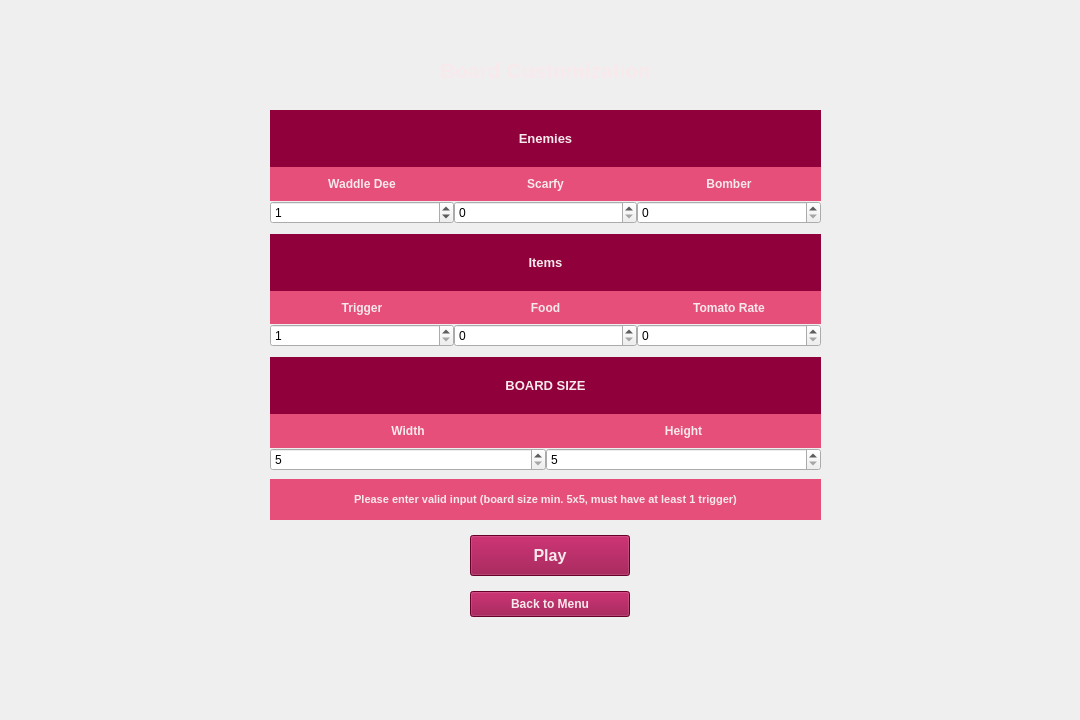
<?xml version="1.0" encoding="UTF-8"?>
<ui version="4.0">
 <class>CustomWindow</class>
 <widget class="QWidget" name="CustomWindow">
  <property name="geometry">
   <rect>
    <x>0</x>
    <y>0</y>
    <width>1080</width>
    <height>720</height>
   </rect>
  </property>
  <property name="windowTitle">
   <string>Form</string>
  </property>
  <widget class="QLabel" name="background">
   <property name="geometry">
    <rect>
     <x>-50</x>
     <y>0</y>
     <width>1200</width>
     <height>750</height>
    </rect>
   </property>
   <property name="font">
    <font>
     <pointsize>8</pointsize>
    </font>
   </property>
   <property name="text">
    <string/>
   </property>
   <property name="pixmap">
    <pixmap resource="Resources.qrc">:/img/img/main_bg_2.png</pixmap>
   </property>
   <property name="scaledContents">
    <bool>true</bool>
   </property>
   <property name="alignment">
    <set>Qt::AlignCenter</set>
   </property>
  </widget>
  <widget class="QWidget" name="verticalLayoutWidget_2">
   <property name="geometry">
    <rect>
     <x>470</x>
     <y>530</y>
     <width>160</width>
     <height>93</height>
    </rect>
   </property>
   <layout class="QVBoxLayout" name="button_container">
    <property name="spacing">
     <number>10</number>
    </property>
    <item>
     <widget class="QPushButton" name="play_btn">
      <property name="font">
       <font>
        <pointsize>12</pointsize>
        <bold>true</bold>
       </font>
      </property>
      <property name="cursor">
       <cursorShape>PointingHandCursor</cursorShape>
      </property>
      <property name="styleSheet">
       <string notr="true">color: #F8E9EC;
background-color: #90013B;
text-transform: uppercase;
padding: 10px 0px;</string>
      </property>
      <property name="text">
       <string>Play</string>
      </property>
     </widget>
    </item>
    <item>
     <widget class="QPushButton" name="back_btn">
      <property name="font">
       <font>
        <bold>true</bold>
       </font>
      </property>
      <property name="cursor">
       <cursorShape>PointingHandCursor</cursorShape>
      </property>
      <property name="styleSheet">
       <string notr="true">color: #F8E9EC;
background-color: #90013B;
text-transform: uppercase;
padding: 5px 0px;
</string>
      </property>
      <property name="text">
       <string>Back to Menu</string>
      </property>
     </widget>
    </item>
   </layout>
  </widget>
  <widget class="QWidget" name="verticalLayoutWidget_7">
   <property name="geometry">
    <rect>
     <x>270</x>
     <y>110</y>
     <width>551</width>
     <height>361</height>
    </rect>
   </property>
   <layout class="QVBoxLayout" name="custom_container">
    <property name="spacing">
     <number>10</number>
    </property>
    <item>
     <layout class="QVBoxLayout" name="verticalLayout_5">
      <property name="spacing">
       <number>0</number>
      </property>
      <item>
       <layout class="QVBoxLayout" name="verticalLayout_3">
        <property name="spacing">
         <number>0</number>
        </property>
        <item>
         <widget class="QLabel" name="label_2">
          <property name="font">
           <font>
            <pointsize>10</pointsize>
            <bold>true</bold>
           </font>
          </property>
          <property name="styleSheet">
           <string notr="true">color: #F8E9EC;
background-color: #90013B;
text-transform: uppercase;</string>
          </property>
          <property name="text">
           <string>Enemies</string>
          </property>
          <property name="alignment">
           <set>Qt::AlignCenter</set>
          </property>
         </widget>
        </item>
        <item>
         <layout class="QHBoxLayout" name="custom_creature">
          <property name="spacing">
           <number>0</number>
          </property>
          <item>
           <layout class="QVBoxLayout" name="custom_dee">
            <property name="spacing">
             <number>0</number>
            </property>
            <item>
             <widget class="QLabel" name="label_dee">
              <property name="font">
               <font>
                <pointsize>9</pointsize>
                <bold>true</bold>
               </font>
              </property>
              <property name="styleSheet">
               <string notr="true">color: #F8E9EC;
background-color: #E54F79;
text-transform: uppercase;
padding: 5px;</string>
              </property>
              <property name="text">
               <string>Waddle Dee</string>
              </property>
              <property name="alignment">
               <set>Qt::AlignCenter</set>
              </property>
             </widget>
            </item>
            <item>
             <widget class="QSpinBox" name="spinBox_dee">
              <property name="minimum">
               <number>0</number>
              </property>
              <property name="maximum">
               <number>100</number>
              </property>
              <property name="value">
               <number>1</number>
              </property>
             </widget>
            </item>
           </layout>
          </item>
          <item>
           <layout class="QVBoxLayout" name="custom_scarfy">
            <property name="spacing">
             <number>0</number>
            </property>
            <item>
             <widget class="QLabel" name="label_scarfy">
              <property name="font">
               <font>
                <pointsize>9</pointsize>
                <bold>true</bold>
               </font>
              </property>
              <property name="styleSheet">
               <string notr="true">color: #F8E9EC;
background-color: #E54F79;
text-transform: uppercase;
padding: 5px;</string>
              </property>
              <property name="text">
               <string>Scarfy</string>
              </property>
              <property name="alignment">
               <set>Qt::AlignCenter</set>
              </property>
             </widget>
            </item>
            <item>
             <widget class="QSpinBox" name="spinBox_scarfy">
              <property name="minimum">
               <number>0</number>
              </property>
              <property name="maximum">
               <number>100</number>
              </property>
             </widget>
            </item>
           </layout>
          </item>
          <item>
           <layout class="QVBoxLayout" name="custom_bomber">
            <property name="spacing">
             <number>0</number>
            </property>
            <item>
             <widget class="QLabel" name="label_bomber">
              <property name="font">
               <font>
                <pointsize>9</pointsize>
                <bold>true</bold>
               </font>
              </property>
              <property name="styleSheet">
               <string notr="true">color: #F8E9EC;
background-color: #E54F79;
text-transform: uppercase;
padding: 5px;</string>
              </property>
              <property name="text">
               <string>Bomber</string>
              </property>
              <property name="alignment">
               <set>Qt::AlignCenter</set>
              </property>
             </widget>
            </item>
            <item>
             <widget class="QSpinBox" name="spinBox_bomber">
              <property name="minimum">
               <number>0</number>
              </property>
              <property name="maximum">
               <number>100</number>
              </property>
             </widget>
            </item>
           </layout>
          </item>
         </layout>
        </item>
       </layout>
      </item>
     </layout>
    </item>
    <item>
     <layout class="QVBoxLayout" name="verticalLayout_6">
      <property name="spacing">
       <number>0</number>
      </property>
      <item>
       <widget class="QLabel" name="label_3">
        <property name="font">
         <font>
          <pointsize>10</pointsize>
          <bold>true</bold>
         </font>
        </property>
        <property name="styleSheet">
         <string notr="true">color: #F8E9EC;
background-color: #90013B;
text-transform: uppercase;</string>
        </property>
        <property name="text">
         <string>Items</string>
        </property>
        <property name="alignment">
         <set>Qt::AlignCenter</set>
        </property>
       </widget>
      </item>
      <item>
       <layout class="QHBoxLayout" name="custom_items">
        <property name="spacing">
         <number>0</number>
        </property>
        <item>
         <layout class="QVBoxLayout" name="custom_trigger">
          <property name="spacing">
           <number>0</number>
          </property>
          <item>
           <widget class="QLabel" name="label_trigger">
            <property name="font">
             <font>
              <pointsize>9</pointsize>
              <bold>true</bold>
             </font>
            </property>
            <property name="styleSheet">
             <string notr="true">color: #F8E9EC;
background-color: #E54F79;
text-transform: uppercase;
padding: 5px;</string>
            </property>
            <property name="text">
             <string>Trigger</string>
            </property>
            <property name="alignment">
             <set>Qt::AlignCenter</set>
            </property>
           </widget>
          </item>
          <item>
           <widget class="QSpinBox" name="spinBox_trigger">
            <property name="minimum">
             <number>1</number>
            </property>
            <property name="maximum">
             <number>100</number>
            </property>
           </widget>
          </item>
         </layout>
        </item>
        <item>
         <layout class="QVBoxLayout" name="custom_food">
          <property name="spacing">
           <number>0</number>
          </property>
          <item>
           <widget class="QLabel" name="label_food">
            <property name="font">
             <font>
              <pointsize>9</pointsize>
              <bold>true</bold>
             </font>
            </property>
            <property name="styleSheet">
             <string notr="true">color: #F8E9EC;
background-color: #E54F79;
text-transform: uppercase;
padding: 5px;</string>
            </property>
            <property name="text">
             <string>Food</string>
            </property>
            <property name="alignment">
             <set>Qt::AlignCenter</set>
            </property>
           </widget>
          </item>
          <item>
           <widget class="QSpinBox" name="spinBox_food">
            <property name="maximum">
             <number>100</number>
            </property>
           </widget>
          </item>
         </layout>
        </item>
        <item>
         <layout class="QVBoxLayout" name="custom_tomato">
          <property name="spacing">
           <number>0</number>
          </property>
          <item>
           <widget class="QLabel" name="label_tomato">
            <property name="font">
             <font>
              <pointsize>9</pointsize>
              <bold>true</bold>
             </font>
            </property>
            <property name="styleSheet">
             <string notr="true">color: #F8E9EC;
background-color: #E54F79;
text-transform: uppercase;
padding: 5px;</string>
            </property>
            <property name="text">
             <string>Tomato Rate</string>
            </property>
            <property name="alignment">
             <set>Qt::AlignCenter</set>
            </property>
           </widget>
          </item>
          <item>
           <widget class="QSpinBox" name="spinBox_tomato">
            <property name="maximum">
             <number>100</number>
            </property>
           </widget>
          </item>
         </layout>
        </item>
       </layout>
      </item>
     </layout>
    </item>
    <item>
     <layout class="QVBoxLayout" name="verticalLayout_7">
      <property name="spacing">
       <number>0</number>
      </property>
      <item>
       <widget class="QLabel" name="label_4">
        <property name="font">
         <font>
          <pointsize>10</pointsize>
          <bold>true</bold>
         </font>
        </property>
        <property name="styleSheet">
         <string notr="true">color: #F8E9EC;
background-color: #90013B;
text-transform: uppercase;</string>
        </property>
        <property name="text">
         <string>BOARD SIZE</string>
        </property>
        <property name="alignment">
         <set>Qt::AlignCenter</set>
        </property>
       </widget>
      </item>
      <item>
       <layout class="QHBoxLayout" name="custom_size">
        <property name="spacing">
         <number>0</number>
        </property>
        <item>
         <layout class="QVBoxLayout" name="custom_width">
          <property name="spacing">
           <number>0</number>
          </property>
          <item>
           <widget class="QLabel" name="label_width">
            <property name="font">
             <font>
              <pointsize>9</pointsize>
              <bold>true</bold>
             </font>
            </property>
            <property name="styleSheet">
             <string notr="true">color: #F8E9EC;
background-color: #E54F79;
text-transform: uppercase;
padding: 5px;</string>
            </property>
            <property name="text">
             <string>Width</string>
            </property>
            <property name="alignment">
             <set>Qt::AlignCenter</set>
            </property>
           </widget>
          </item>
          <item>
           <widget class="QSpinBox" name="spinBox_width">
            <property name="minimum">
             <number>5</number>
            </property>
            <property name="maximum">
             <number>20</number>
            </property>
           </widget>
          </item>
         </layout>
        </item>
        <item>
         <layout class="QVBoxLayout" name="custom_height">
          <property name="spacing">
           <number>0</number>
          </property>
          <item>
           <widget class="QLabel" name="label_height">
            <property name="font">
             <font>
              <pointsize>9</pointsize>
              <bold>true</bold>
             </font>
            </property>
            <property name="styleSheet">
             <string notr="true">color: #F8E9EC;
background-color: #E54F79;
text-transform: uppercase;
padding: 5px;</string>
            </property>
            <property name="text">
             <string>Height</string>
            </property>
            <property name="alignment">
             <set>Qt::AlignCenter</set>
            </property>
           </widget>
          </item>
          <item>
           <widget class="QSpinBox" name="spinBox_height">
            <property name="minimum">
             <number>5</number>
            </property>
            <property name="maximum">
             <number>20</number>
            </property>
           </widget>
          </item>
         </layout>
        </item>
       </layout>
      </item>
     </layout>
    </item>
   </layout>
  </widget>
  <widget class="QLabel" name="main_label">
   <property name="geometry">
    <rect>
     <x>270</x>
     <y>40</y>
     <width>551</width>
     <height>61</height>
    </rect>
   </property>
   <property name="font">
    <font>
     <pointsize>16</pointsize>
     <bold>true</bold>
    </font>
   </property>
   <property name="styleSheet">
    <string notr="true">color: #F8E9EC;
text-transform: uppercase;</string>
   </property>
   <property name="text">
    <string>Board Customization</string>
   </property>
   <property name="alignment">
    <set>Qt::AlignCenter</set>
   </property>
  </widget>
  <widget class="QLabel" name="error_text">
   <property name="geometry">
    <rect>
     <x>270</x>
     <y>479</y>
     <width>551</width>
     <height>41</height>
    </rect>
   </property>
   <property name="font">
    <font>
     <pointsize>8</pointsize>
     <bold>true</bold>
    </font>
   </property>
   <property name="styleSheet">
    <string notr="true">color: #F8E9EC;
background-color: #E54F79;
text-transform: uppercase;
padding: 5px;</string>
   </property>
   <property name="text">
    <string>Please enter valid input (board size min. 5x5, must have at least 1 trigger)</string>
   </property>
   <property name="alignment">
    <set>Qt::AlignCenter</set>
   </property>
  </widget>
 </widget>
 <resources>
  <include location="Resources.qrc"/>
 </resources>
 <connections/>
</ui>
